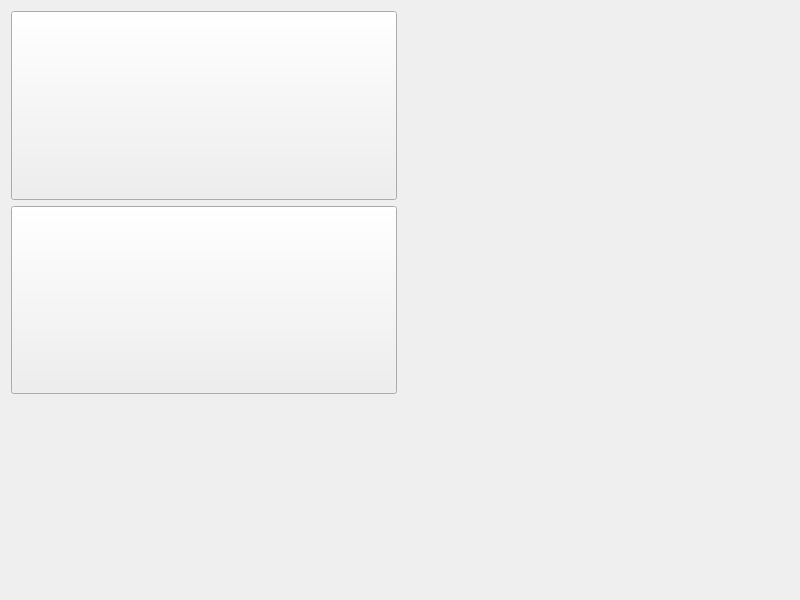
<?xml version="1.0" encoding="UTF-8"?>
<ui version="4.0">
 <class>uiTestWidget</class>
 <widget class="QWidget" name="uiTestWidget">
  <property name="geometry">
   <rect>
    <x>0</x>
    <y>0</y>
    <width>800</width>
    <height>600</height>
   </rect>
  </property>
  <property name="windowTitle">
   <string>uiTestWidget</string>
  </property>
  <layout class="QGridLayout" name="gridLayout">
   <item row="0" column="0">
    <widget class="uiPushbutton" name="pushButton">
     <property name="sizePolicy">
      <sizepolicy hsizetype="Preferred" vsizetype="Preferred">
       <horstretch>0</horstretch>
       <verstretch>0</verstretch>
      </sizepolicy>
     </property>
     <property name="text">
      <string/>
     </property>
    </widget>
   </item>
   <item row="2" column="0">
    <widget class="uiPushbutton" name="pushButton_2">
     <property name="sizePolicy">
      <sizepolicy hsizetype="Preferred" vsizetype="Preferred">
       <horstretch>0</horstretch>
       <verstretch>0</verstretch>
      </sizepolicy>
     </property>
     <property name="text">
      <string/>
     </property>
    </widget>
   </item>
   <item row="2" column="1">
    <widget class="uiLabel" name="label_2">
     <property name="text">
      <string/>
     </property>
    </widget>
   </item>
   <item row="0" column="1">
    <widget class="uiLabel" name="label">
     <property name="text">
      <string/>
     </property>
    </widget>
   </item>
   <item row="3" column="0">
    <widget class="uiWidget" name="widget" native="true"/>
   </item>
  </layout>
 </widget>
 <customwidgets>
  <customwidget>
   <class>uiPushbutton</class>
   <extends>QPushButton</extends>
   <header>uipushbutton.h</header>
  </customwidget>
  <customwidget>
   <class>uiLabel</class>
   <extends>QLabel</extends>
   <header>uilabel.h</header>
  </customwidget>
  <customwidget>
   <class>uiWidget</class>
   <extends>QWidget</extends>
   <header>uiwidget.h</header>
   <container>1</container>
  </customwidget>
 </customwidgets>
 <resources/>
 <connections/>
</ui>
